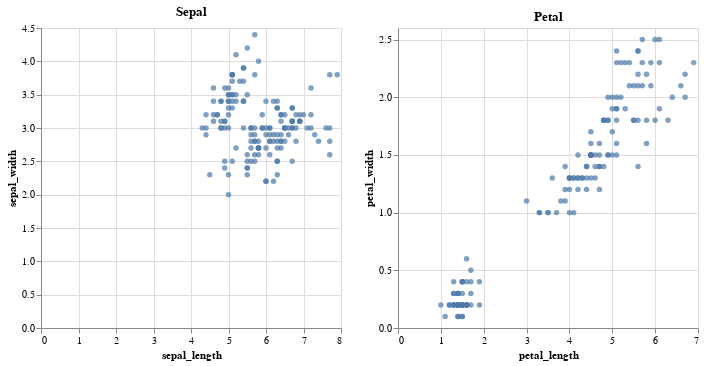

The notebook cell this image was saved under:
### Code cell
# Iris dataset
iris = datasets.load_iris()


data = iris['data']

df = pd.DataFrame(
    iris['data'], 
    columns=['sepal_length', 'sepal_width', 'petal_length', 'petal_width']
)

# Plot 2D 
sepal_graph = alt.Chart(df).mark_circle().encode(
    x = 'sepal_length:Q',
    y = 'sepal_width:Q'
).properties(title="Sepal")

petal_graph = alt.Chart(df).mark_circle().encode(
    x = 'petal_length:Q',
    y = 'petal_width:Q'
).properties(title="Petal")

(sepal_graph | petal_graph).show()

### Figure 1 — Vega-Lite specification as saved in the notebook (floating-point values rounded to 4 significant figures; data arrays with more than 128 entries replaced by an {"elided": "..."} marker saying what was removed)
{"config": {"view": {"continuousWidth": 300, "continuousHeight": 300}}, "hconcat": [{"mark": {"type": "circle"}, "encoding": {"x": {"field": "sepal_length", "type": "quantitative"}, "y": {"field": "sepal_width", "type": "quantitative"}}, "title": "Sepal"}, {"mark": {"type": "circle"}, "encoding": {"x": {"field": "petal_length", "type": "quantitative"}, "y": {"field": "petal_width", "type": "quantitative"}}, "title": "Petal"}], "data": {"name": "data-b9169ed9d25e8d6cfe0ebc70b2e737f2"}, "$schema": "https://vega.github.io/schema/vega-lite/v5.20.1.json", "datasets": {"data-b9169ed9d25e8d6cfe0ebc70b2e737f2": {"elided": "150 records"}}}
